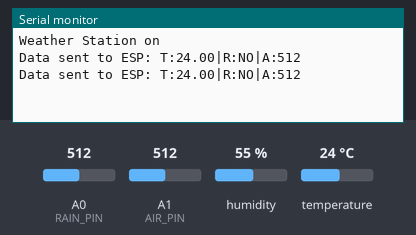
A sketch run on a simulated Arduino Mega 2560, built with avr-gcc and run on an emulated ATmega2560. Parts: the last lines printed to the serial monitor. Inputs (shaded band) come from the test bench; at power-on: A0 (RAIN_PIN) = 512, temperature 24 °C, A1 (AIR_PIN) = 512, humidity 55 %.

Above: at 5.8 s.
5.9 s: A0 (RAIN_PIN) set to 493
At 11.3 s:
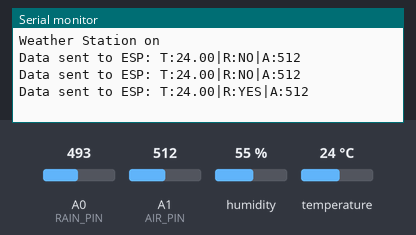
16.5 s: temperature set to 12 °C
At 20.8 s:
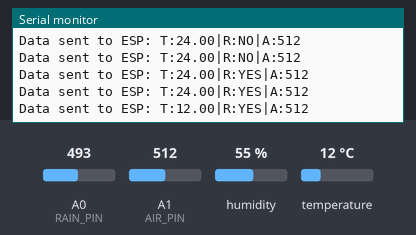
22.5 s: A1 (AIR_PIN) set to 490
At 26.7 s:
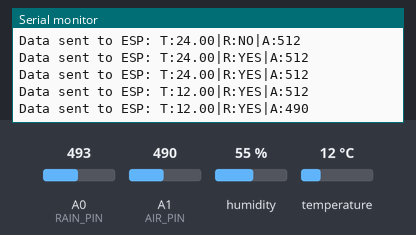
28.5 s: temperature set to 19 °C
At 31.4 s:
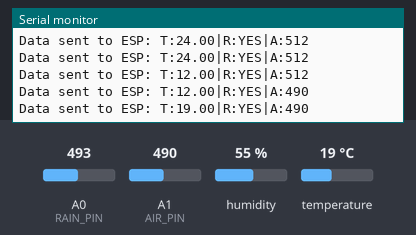
34.5 s: A0 (RAIN_PIN) set to 510
At 36.1 s:
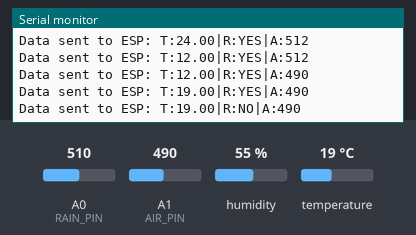
40.5 s: A1 (AIR_PIN) set to 510
At 46.7 s:
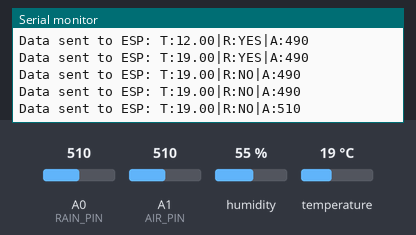
Timing chart, 0 to 47.5 s (numbered marks = the images above; inputs shaded):
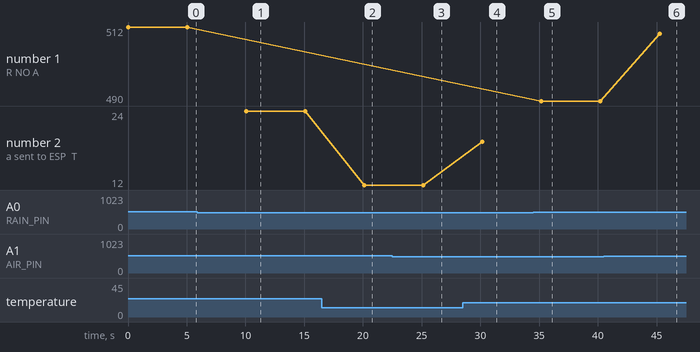

The sketch:

Arduino_code.ino
```cpp
/*
  Environmental Monitoring Station - Arduino Mega

  This module handles sensor data collection and transmits it to the ESP32 via UART.

  Author: Raluca Palamiuc
  Year: 2026
 */

#include "DHT.h"

#define DHTPIN 2   //digital pin for DHT11
#define DHTTYPE DHT11
#define RAIN_PIN A0   //Analog pin for Rain sensor
#define AIR_PIN A1    //Analog pin for MQ-135


DHT dht(DHTPIN, DHTTYPE); //initialize DTH sensor

void setup() {
  Serial.begin(115200);
  Serial1.begin(115200);  // Initialize Serial1 for communication with ESP32 (TX1: Pin 18)
  dht.begin();

  Serial.println("Weather Station on");
}

void loop() {

  // Sensor Data Acquisition
  float t = dht.readTemperature();
  int ploaieVal = analogRead(RAIN_PIN);
  int aerVal = analogRead(AIR_PIN);

  // Rain Status Logic
  String statusPloaie = (ploaieVal < 500) ? "YES" : "NO";
  // Format: T:Temperature|R:Rain|A:Air
  String pachetDate = "T:" + String(t) + "|R:" + statusPloaie + "|A:" + String(aerVal);

  // Send the serialized packet to ESP32 via Hardware Serial1
  Serial1.println(pachetDate);

  // Local monitoring via Serial Monitor
  Serial.println("Data sent to ESP: " + pachetDate);

  // 5-second delay for sensor stabilization (specifically MQ-135)
  delay(5000);
}
```

Measured:
- the behaviour switches between 500 and 499 on A0 (RAIN_PIN) (found by bisection; images 0 and 1)
- after the input at 5.9 s, the serial monitor: prints a new line after 4.2 s (image 1)
- after the input at 16.5 s, the serial monitor: prints a new line after 3.6 s (image 2)
- after the input at 22.5 s, the serial monitor: prints a new line after 2.6 s (image 3)
- after the input at 28.5 s, the serial monitor: prints a new line after 1.7 s (image 4)
- after the input at 34.5 s, the serial monitor: prints a new line after 0.70 s (image 5)
- after the input at 40.5 s, the serial monitor: prints a new line after 4.7 s (image 6)
- plotted number 1: 490 → 510 after the input at 40.5 s
